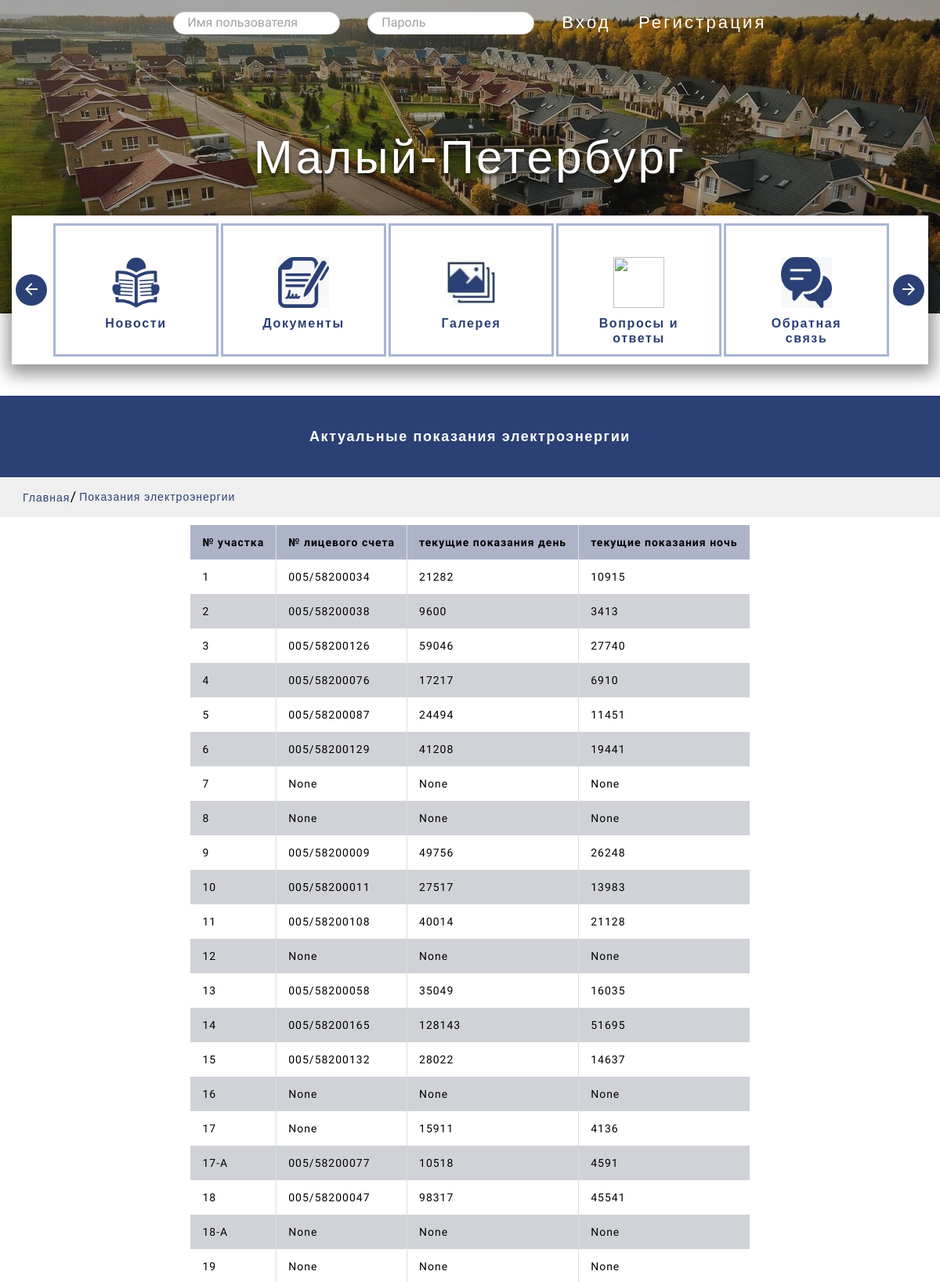
Screenshot of /electricity/ (upper part) with the database file from the repository.
### main_app/models.py (models this page shows)
class MeterReadings(models.Model):
    area_number = models.CharField(max_length=60, verbose_name='№ участка')
    personal_account = models.CharField(max_length=60, verbose_name='№ лицевого счета', blank=True, null=True)
    current_day = models.IntegerField(default=0, verbose_name='текущие показания день', blank=True, null=True)
    current_night = models.IntegerField(default=0, verbose_name='текущие показания ночь', blank=True, null=True)
    class Meta:
        verbose_name = 'Показания электро энергии'
        verbose_name_plural = 'Показания электро энергии'
        ordering = ['id']

### main_app/views.py (the view)
# urls.py: path('electricity/', views.ElectricityTableView.as_view(), name='electricity'),
class ElectricityTableView(View):
    def get(self, request):
        text = 'Актуальные показания электроэнергии'
        location = 'Показания электроэнергии'
        electricity = MeterReadings.objects.all()
        return render(request, 'pages/electricity.html', {'electricity': electricity,
                                                          'text': text,
                                                          'location': location,
                                                          'LoginForm': LoginForm})

### main_app/templates/pages/electricity.html
{% extends 'base/base.html' %}
{% block elec_table %}
{% include 'components/electricity_table.html' %}
{% endblock %}

### main_app/templates/components/electricity_table.html
{% block elec_table %}
<main class="main">
  {% block breadcrumbs %}
  {% include 'components/breadcrumbs.html' %}
  {% endblock %}
  <div class="tables">
    <div class="container">
      <div class="tables__wrapper">
        <table class="table">
          <thead>
          <tr>
            <th>№ участка</th>
            <th>№ лицевого счета </th>
            <th>текущие показания день</th>
            <th>текущие показания ночь</th>
          </tr>
          </thead>
          <tbody>
          {% for i in electricity %}
          <tr>
            <td>{{i.area_number}}</td>
            <td>{{i.personal_account}}</td>
            <td>{{i.current_day}}</td>
            <td>{{i.current_night}}</td>
          </tr>
          {% endfor %}
          </tbody>
        </table>
      </div>
    </div>
  </div>
</main>
{% endblock %}

### static/css/style.css (style rules this page uses)
html { box-sizing: border-box; }
*,*::after,*::before { box-sizing: inherit; }
body { font-family: 'Roboto Condensed', sans-serif; font-weight:400; font-size: 18px; line-height:24px; color:black; }
.container { max-width: 1230px; padding: 0 15px; margin: 0 auto; }
.menu__list-item--input-style { border: 1px solid #DFDFDF; padding: 6px 17px; border-radius:20px; margin-bottom:20px; }
.menu__list-item--input-style::placeholder { color: #A1A1A1; font-family: 'Roboto Condensed', sans-serif; font-weight:400; font-size:16px; line-height:27px; }
.main { min-height: 90vh; }
.tables { padding-top: 10px; margin-bottom: 25px; }
.tables__wrapper { display: -webkit-box; display: -ms-flexbox; display: flex; -ms-flex-pack: distribute; justify-content: space-around; }
.table { border: none; font-family: 'Montserrat', sans-serif; letter-spacing:1px ; }
.table thead th { font-weight: bold; text-align: left; border: none; padding: 10px 15px; background: #adb4c7; font-size: 14px; border-left: 1px solid #ddd; border-right: 1px solid #ddd; font-family: 'Roboto Condensed', sans-serif; }
.table tbody td { text-align: left; border-left: 1px solid #ddd; border-right: 1px solid #ddd; padding: 10px 15px; font-size: 14px; vertical-align: top; font-weight: 400; font-family: 'Roboto Condensed', sans-serif; }
.table thead tr th:first-child, .table tbody tr td:first-child { border-left: none; }
.table thead tr th:last-child, .table tbody tr td:last-child { border-right: none; }
.table tbody tr:nth-child(even) { background: #d0d2d7; }

### rows the page displays
MeterReadings: area_number "1", personal_account "005/58200034", current_day "21282", current_night "10915"
MeterReadings: area_number "2", personal_account "005/58200038", current_day "9600", current_night "3413"
MeterReadings: area_number "3", personal_account "005/58200126", current_day "59046", current_night "27740"
MeterReadings: area_number "4", personal_account "005/58200076", current_day "17217", current_night "6910"
MeterReadings: area_number "5", personal_account "005/58200087", current_day "24494", current_night "11451"
MeterReadings: area_number "6", personal_account "005/58200129", current_day "41208", current_night "19441"
MeterReadings: area_number "7", personal_account "None", current_day "None", current_night "None"
MeterReadings: area_number "8", personal_account "None", current_day "None", current_night "None"
MeterReadings: area_number "9", personal_account "005/58200009", current_day "49756", current_night "26248"
MeterReadings: area_number "10", personal_account "005/58200011", current_day "27517", current_night "13983"
MeterReadings: area_number "11", personal_account "005/58200108", current_day "40014", current_night "21128"
MeterReadings: area_number "12", personal_account "None", current_day "None", current_night "None"
MeterReadings: area_number "13", personal_account "005/58200058", current_day "35049", current_night "16035"
MeterReadings: area_number "14", personal_account "005/58200165", current_day "128143", current_night "51695"
MeterReadings: area_number "15", personal_account "005/58200132", current_day "28022", current_night "14637"
MeterReadings: area_number "16", personal_account "None", current_day "None", current_night "None"
MeterReadings: area_number "17", personal_account "None", current_day "15911", current_night "4136"
MeterReadings: area_number "17-А", personal_account "005/58200077", current_day "10518", current_night "4591"
MeterReadings: area_number "18", personal_account "005/58200047", current_day "98317", current_night "45541"
MeterReadings: area_number "18-А", personal_account "None", current_day "None", current_night "None"
MeterReadings: area_number "19", personal_account "None", current_day "None", current_night "None"

### other values shown
{{ text|safe }} "Актуальные показания электроэнергии"
{{ location }} "Показания электроэнергии"
